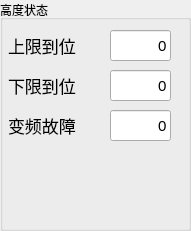
   <widget class="QGroupBox" name="GB_LiftInfo">
    <property name="geometry">
     <rect>
      <x>10</x>
      <y>100</y>
      <width>191</width>
      <height>231</height>
     </rect>
    </property>
    <property name="title">
     <string>高度状态</string>
    </property>
    <widget class="QLabel" name="Lab_UpperLimit">
     <property name="geometry">
      <rect>
       <x>8</x>
       <y>30</y>
       <width>91</width>
       <height>31</height>
      </rect>
     </property>
     <property name="font">
      <font>
       <pointsize>13</pointsize>
      </font>
     </property>
     <property name="text">
      <string>上限到位</string>
     </property>
    </widget>
    <widget class="QLineEdit" name="LE_UpperLimit">
     <property name="geometry">
      <rect>
       <x>110</x>
       <y>30</y>
       <width>61</width>
       <height>31</height>
      </rect>
     </property>
     <property name="font">
      <font>
       <pointsize>11</pointsize>
      </font>
     </property>
     <property name="text">
      <string>0</string>
     </property>
     <property name="alignment">
      <set>Qt::AlignRight|Qt::AlignTrailing|Qt::AlignVCenter</set>
     </property>
    </widget>
    <widget class="QLabel" name="Lab_LowerLimit">
     <property name="geometry">
      <rect>
       <x>8</x>
       <y>70</y>
       <width>91</width>
       <height>31</height>
      </rect>
     </property>
     <property name="font">
      <font>
       <pointsize>13</pointsize>
      </font>
     </property>
     <property name="text">
      <string>下限到位</string>
     </property>
    </widget>
    <widget class="QLineEdit" name="LE_LowerLimit">
     <property name="geometry">
      <rect>
       <x>110</x>
       <y>70</y>
       <width>61</width>
       <height>31</height>
      </rect>
     </property>
     <property name="font">
      <font>
       <pointsize>11</pointsize>
      </font>
     </property>
     <property name="text">
      <string>0</string>
     </property>
     <property name="alignment">
      <set>Qt::AlignRight|Qt::AlignTrailing|Qt::AlignVCenter</set>
     </property>
    </widget>
    <widget class="QLabel" name="Lab_InverterFaults">
     <property name="geometry">
      <rect>
       <x>8</x>
       <y>110</y>
       <width>91</width>
       <height>31</height>
      </rect>
     </property>
     <property name="font">
      <font>
       <pointsize>13</pointsize>
      </font>
     </property>
     <property name="text">
      <string>变频故障</string>
     </property>
    </widget>
    <widget class="QLineEdit" name="LE_InverterFaults">
     <property name="geometry">
      <rect>
       <x>110</x>
       <y>110</y>
       <width>61</width>
       <height>31</height>
      </rect>
     </property>
     <property name="font">
      <font>
       <pointsize>11</pointsize>
      </font>
     </property>
     <property name="text">
      <string>0</string>
     </property>
     <property name="alignment">
      <set>Qt::AlignRight|Qt::AlignTrailing|Qt::AlignVCenter</set>
     </property>
    </widget>
   </widget>
